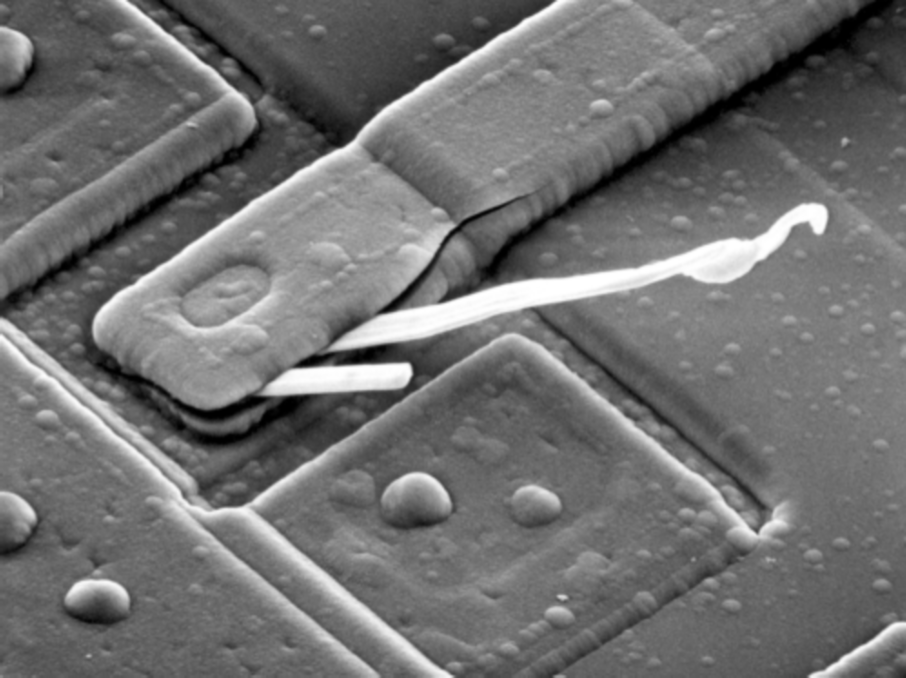
#> input picture image_analysis/assets/1.pgm, 906 x 678 px
$ python enhance_gray_image.py
#> lines starting #> are read from the running program, lines starting #| are printed output that depends on the picture
import cv2
import numpy as np
import matplotlib.pyplot as plt

def enhance_gray_detail(img_gray, x0=125, k=0.05):
    # img_gray: uint8 grayscale image
    x = np.arange(0, 256, dtype=np.float32)
    s_curve = 255 / (1 + np.exp(-k * (x - x0)))
    s_curve = s_curve.astype(np.uint8)

    img_enhanced = cv2.LUT(img_gray, s_curve)
    return img_enhanced

# Example usage
img = cv2.imread('../assets/1.pgm', cv2.IMREAD_GRAYSCALE)
#> img is the input picture: shape (678, 906); min 0, max 255, mean 112.6

# Larger k sharpens detail around 125 but may cause ringing.
# Smaller k softens the enhancement.
enhanced_img = enhance_gray_detail(img, x0=125, k=0.08)  # Adjust k for more/less contrast
#> in enhance_gray_detail, `img_enhanced = cv2.LUT(img_gray, s_curve)`:
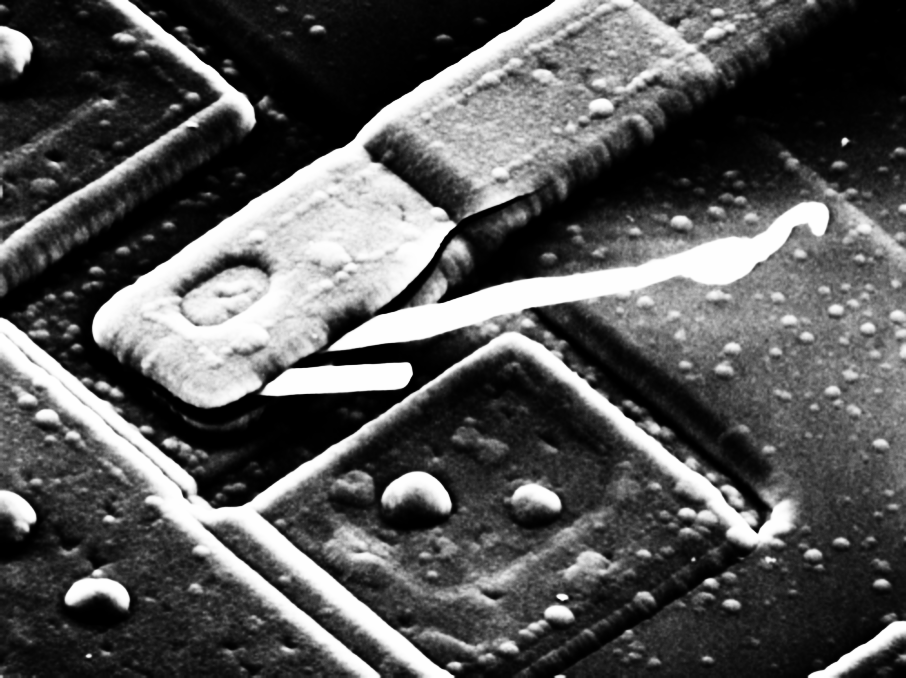
#> img_enhanced: shape (678, 906); min 0, max 254, mean 87.6

# Display
plt.figure(figsize=(12,6))
plt.subplot(1,2,1)
plt.title("Original")
plt.imshow(img, cmap='gray')
plt.subplot(1,2,2)
plt.title("Enhanced")
plt.imshow(enhanced_img, cmap='gray')
plt.show()
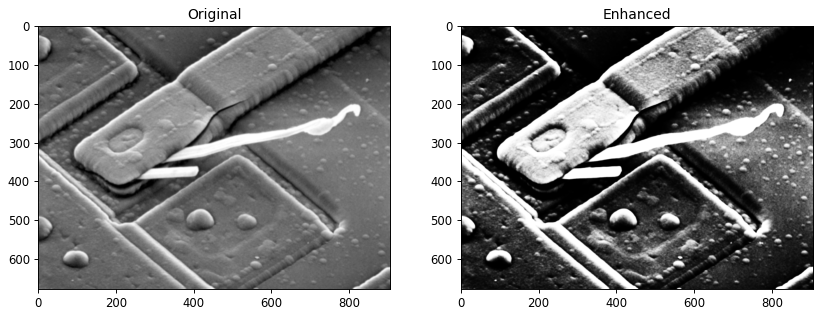
#> figure drawn by matplotlib, 2 panels

# Optional: Save result
# cv2.imwrite('enhanced_gray_image.png', enhanced_img)
